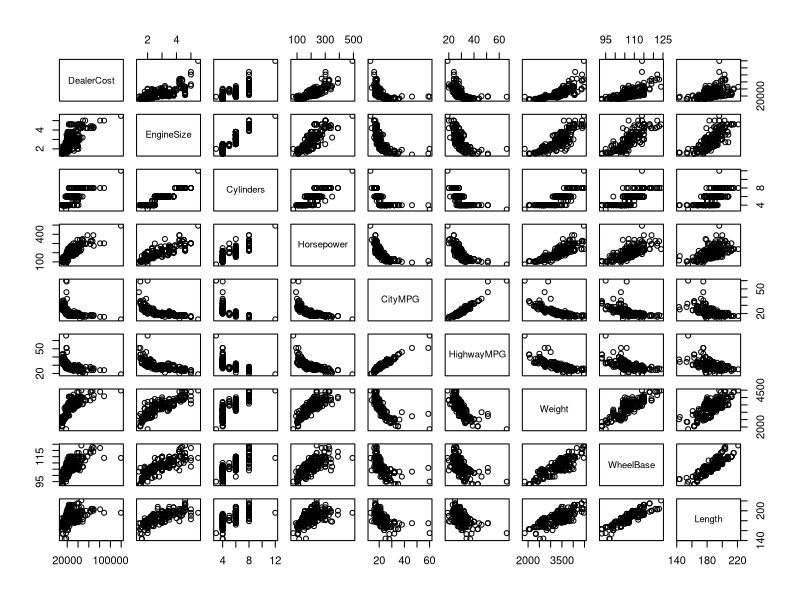

Here is the R script that generated this plot: (Note: this script raises an error after producing the figure.)
## ---- chunk 1
cars = read.table('cars04.csv', header = TRUE, sep = ",")
summary(cars)
## ---- chunk 2
pairs(cars[, 4:12])
fit.lm1 = lm(
  SuggestedRetailPrice ~ DealerCost + EngineSize + Cylinders + Horsepower +
    CityMPG + HighwayMPG + Weight + WheelBase + Length + Width
)
summary(fit.lm1)
## ---- chunk 3
round(cor(cbind(DealerCost,EngineSize,Cylinders,Horsepower,CityMPG,HighwayMPG,Weight,WheelBase,Length,Width)),2)
## ---- chunk 4
ReducedModel = lm(
  SuggestedRetailPrice ~ DealerCost + Cylinders + Horsepower + HighwayMPG +
    Weight + WheelBase + Width
)
anova(ReducedModel, lm.fit1)
## ---- chunk 5
1 - pf(0.6, 3, 223)
## ---- chunk 6
res1 = ReducedModel$resid
Yhat = ReducedModel$fit
plot(Yhat, cars$SuggestedRetailPrice, main = "Plot of y against y hat")
## ---- chunk 7
par(mfrow = c(4, 2))
qqnorm(res1)
plot(cars$DealerCost, res1, main = "Plot of residuals against DealerCost")
plot(cars$Cylinders, res1, main = "Plot of residuals against Cylinders")
plot(cars$Horsepower, res1, main = "Plot of residuals against Horsepower")
plot(cars$HighwayMPG, res1, main = "Plot of residuals against HighwayMPG")
plot(cars$Weight, res1, main = "Plot of residuals against Weight")
plot(cars$WheelBase, res1, main = "Plot of residuals against WheelBase")
plot(cars$Width, res1, main = "Plot of residuals against Width")
## ---- chunk 8
LogReducedModel = lm(
  log(SuggestedRetailPrice) ~ log(DealerCost) + log(Cylinders) + log(Horsepower) +
    log(HighwayMPG) +
    log(Weight) + log(WheelBase) + log(Width)
)
res2 = LogReducedModel$resid
Yhat2 = LogReducedModel$fit
## ---- chunk 9
par(mfrow = c(4, 2))
qqnorm(res2)
plot(cars$DealerCost, res2, main = "Plot of log residuals against log DealerCost")
plot(cars$Cylinders, res2, main = "Plot of log residuals against log Cylinders")
plot(cars$Horsepower, res2, main = "Plot of log residuals against log Horsepower")
plot(cars$HighwayMPG, res2, main = "Plot of log residuals against log HighwayMPG")
plot(cars$Weight, res2, main = "Plot of log residuals against log Weight")
plot(cars$WheelBase, res2, main = "Plot of log residuals against log WheelBase")
plot(cars$Width, res2, main = "Plot of log residuals against log Width")
## ---- chunk 10
step(lm.fit1, direction = 'backward')
## ---- chunk 11
lm.fit2 = lm(SuggestedRetailPrice ~ DealerCost + Cylinders + Horsepower + HighwayMPG + Weight + Width)
summary(lm.fit2)
## ---- chunk 12
confint(lm.fit2, level = 0.95)
## ---- chunk 13
res = lm.fit2$resid
beta.hat.boot = rep(0, 1000)
for (i in 1:1000) {
  res.star = sample(res, 234, replace = TRUE)
  Y.star = lm.fit2$fit + res.star
  lmfit.star = lm(Y.star ~ DealerCost + Cylinders + Horsepower + HighwayMPG + Weight + Width)
  beta.hat.boot[i] = lmfit.star$coef[3]
}
st.dev = sqrt(var(beta.hat.boot))
st.dev
## ---- chunk 14
quantile(beta.hat.boot, c(0.025, 0.975))
## ---- chunk 15
hist(beta.hat.boot)
